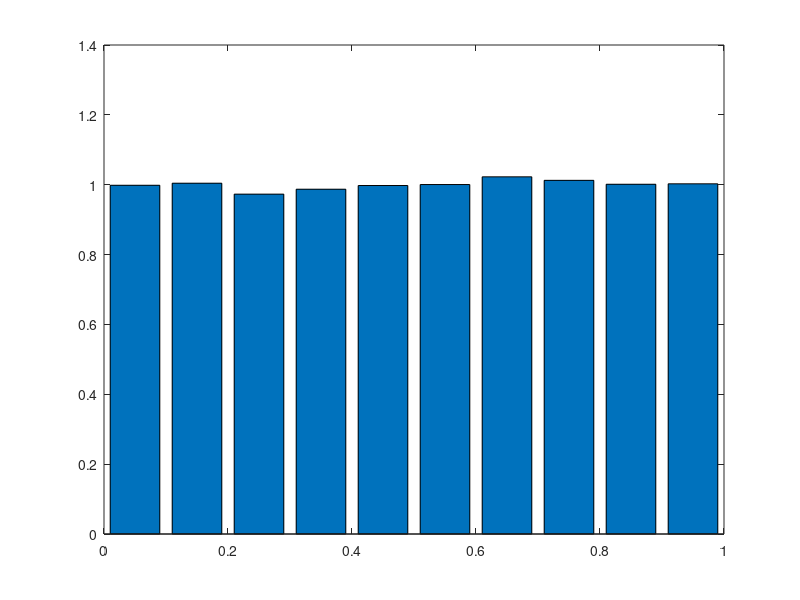

The MATLAB source for this figure:
M=100000;

sample_list=rand(1,M);

[nlist,centerlist]=hist(sample_list);
deltac=centerlist(2)-centerlist(1);

figure
bar(centerlist,nlist/(M*deltac));

